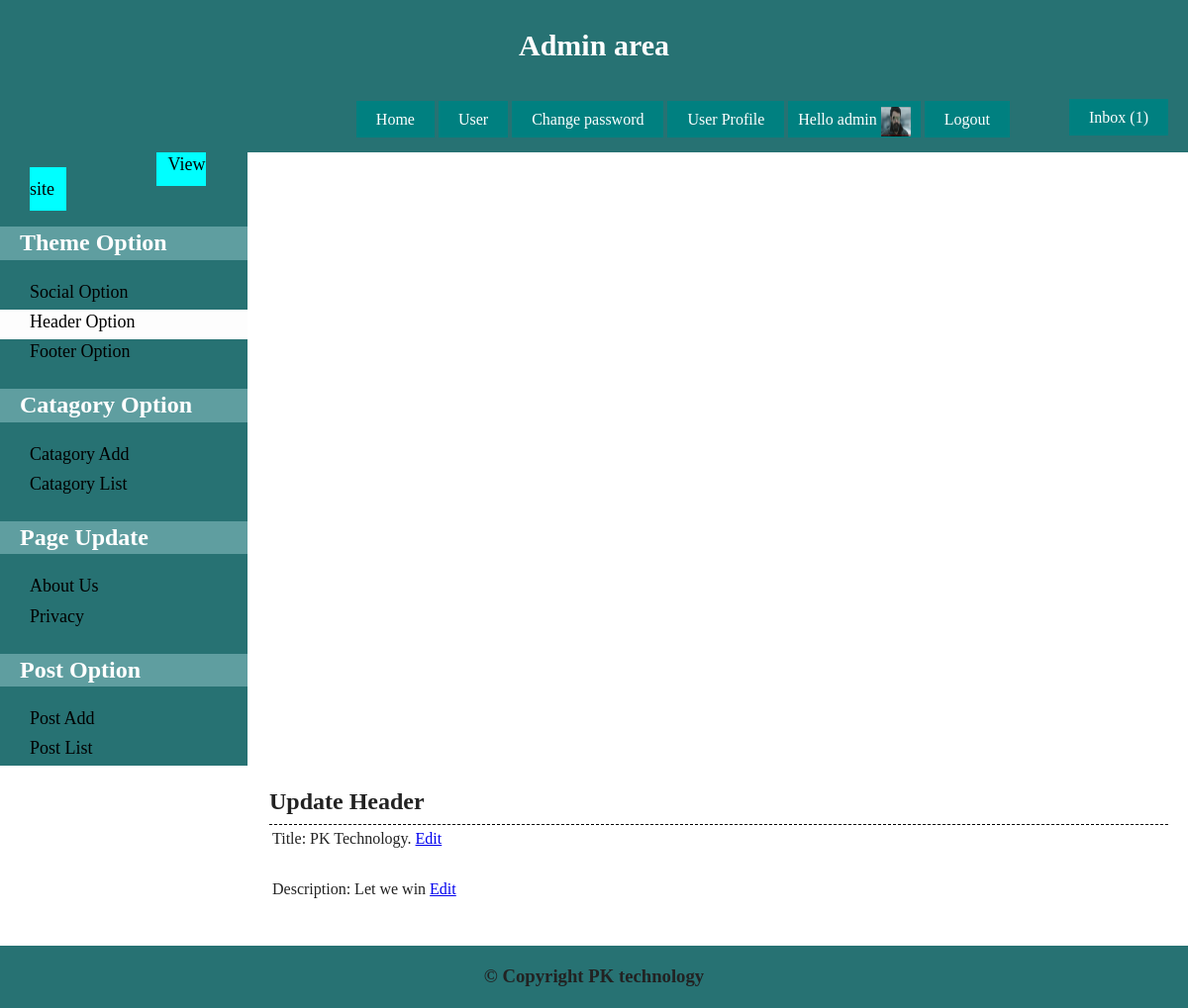
Page /admin/header.php (signed in) on the committed database.
### tables this page shows
CREATE TABLE `header` (
  `id` int(11) NOT NULL,
  `name` varchar(255) NOT NULL,
  `title` varchar(255) NOT NULL
);

### library/database.php (called while the page is built, shortened)
<?PHP
Class Database{
        public $host=DB_HOST;
        public $user=DB_USER;
        public $pass=DB_PASS;
        public $dbname=DB_NAME;
        public $link;
        private function connectDB(){
           $this->link= new mysqli($this->host,$this->user,$this->pass,$this->dbname);
        }
        public function select($query){
        $result=$this->link->query($query) or die ($this->link->error.__LINE__);
         if($result->num_rows>0){
         return $result;
          }else{
             return false;
                }
                }
}
?>

### admin/header.php (the view, shortened to what this page needs)
<?php include("inc/navigation.php"); ?>
<?php include("inc/sidebar.php"); ?>
<article class="maincontent clear">
<div class="content">
  <h2>Update Header</h2>
  <?php
  $query="SELECT*FROM header";
  $header=$db->select( $query);
  if( $header){
    while($header_result=$header->fetch_assoc()){
  ?>
<table>
    <tr>
      <td><?php echo $header_result['name'].":"; ?></td>
            <td><?php echo $header_result['title'].' '; ?><a href="headupdate.php?head_id=<?php echo $header_result['id'];?>"> Edit</a></td>
             </tr>
  </table><br/>
    <?php } }else{echo "LINK not found";} ?>
<?php include("inc/copyright.php"); ?>

### admin/css/main.css (style rules this page uses)
html { color: #222; font-size: 1em; line-height: 1.4; }
.clear { overflow: hidden; }
.maincontent { width:79%; float: right; text-align: justify; }
.content { padding: 20px; }
.content h2 { margin:0px; border-bottom:1px dashed #000; padding-bottom:5px; }

### rows in the picture
header: name "Title", title "PK Technology."
header: name "Description", title "Let we win"

### other values in the picture
$count_msg "1"
Session::get('username') "admin"
